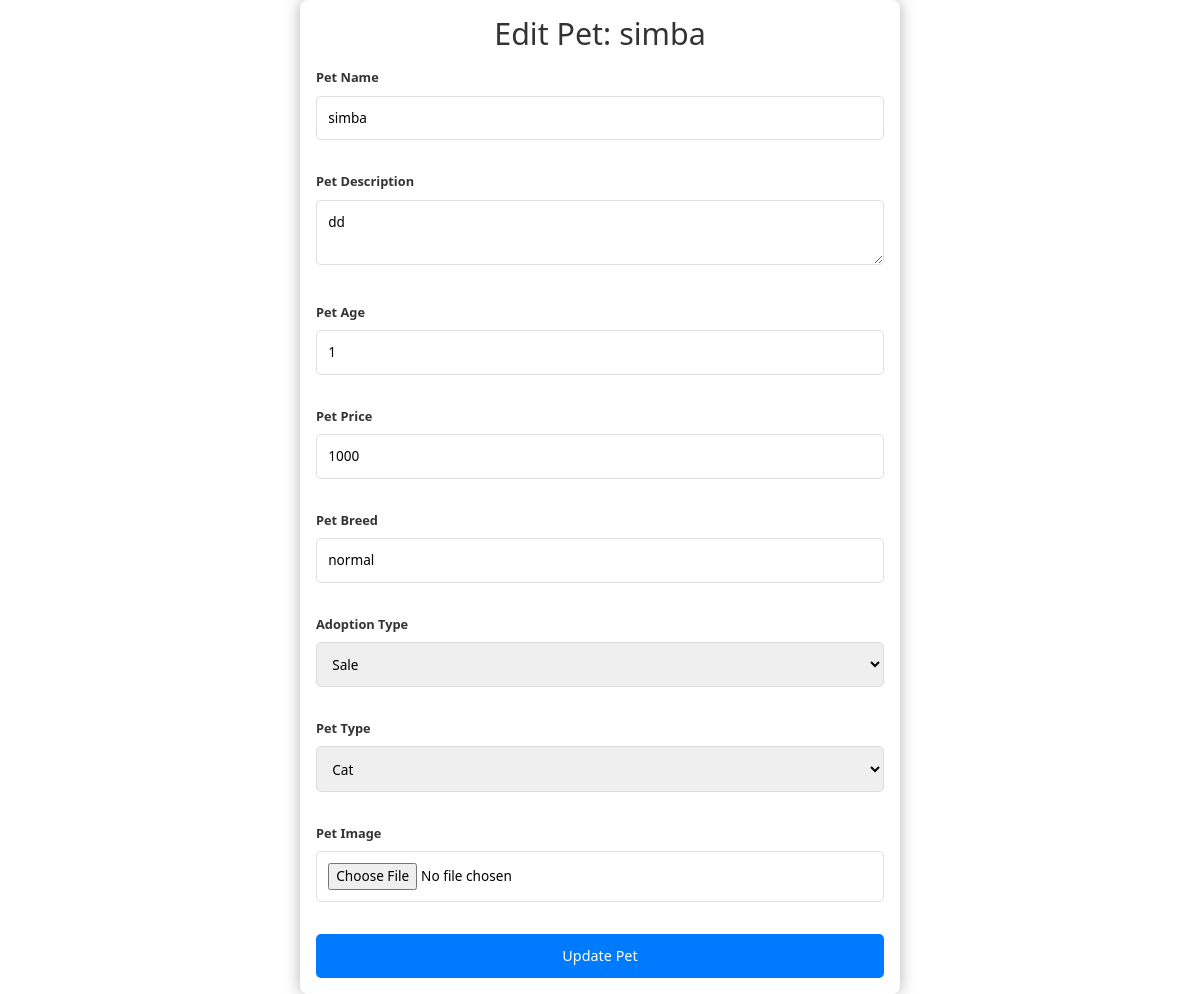
Screenshot of /pet/edit/18 (signed in) with the database file from the repository.
### app/models.py (models this page shows, shortened)
class Pet(models.Model):
    category = models.ForeignKey(Category, on_delete=models.CASCADE)
    address = models.ForeignKey(Address, on_delete=models.CASCADE)
    pet_type = models.ForeignKey(PetType, on_delete=models.CASCADE)
    user = models.ForeignKey(User, on_delete=models.CASCADE)
    pet_name = models.CharField(max_length=100)
    pet_description = models.TextField()
    pet_age = models.IntegerField()
    pet_image = models.ImageField(upload_to='pet_images/')
    pet_price = models.IntegerField()
    pet_breed = models.CharField(max_length=100)
    created_at = models.DateTimeField(auto_now_add=True)
    is_available = models.BooleanField(default=True)

class Category(models.Model):
    name = models.CharField(max_length=100)

class PetType(models.Model):
    name = models.CharField(max_length=100)

### app/views.py (the view, shortened to what this page needs)
# urls.py: path('pet/edit/<int:pet_id>', views.edit_pet, name='edit_pet'),
def edit_pet(request, pet_id):
    pet = get_object_or_404(Pet, id=pet_id)
    if pet.user != request.user:
        messages.warning(request, "You are not authorized to edit this pet.")
        return redirect('pet_list')
    categories = Category.objects.all()
    pet_types = PetType.objects.all()
    return render(request, 'user/edit_pet.html', {
        'pet': pet,
        'categories': categories,
        'pet_types': pet_types
    })

### templates/user/edit_pet.html (shortened to what this page needs)
<!DOCTYPE html>
<html lang="en">
<head>
    {% load static %}
    <link href="https://cdn.jsdelivr.net/npm/bootstrap@5.3.3/dist/css/bootstrap.min.css" rel="stylesheet">
    <link rel="stylesheet" href="{% static 'editpet.css' %}">
</head>
<body>
    <div class="container">
        <h1>Edit Pet: {{ pet.pet_name }}</h1>
        <form method="POST" enctype="multipart/form-data">
            <div class="form-group">
                <label for="pet_name">Pet Name</label>
                <input type="text" id="pet_name" name="pet_name" value="{{ pet.pet_name }}" required>
            </div>
            <div class="form-group">
                <label for="pet_description">Pet Description</label>
                <textarea id="pet_description" name="pet_description" required>{{ pet.pet_description }}</textarea>
            </div>
            <div class="form-group">
                <label for="pet_age">Pet Age</label>
                <input type="number" id="pet_age" name="pet_age" value="{{ pet.pet_age }}" required>
            </div>
            <div class="form-group">
                <label for="pet_price">Pet Price</label>
                <input type="number" id="pet_price" name="pet_price" value="{{ pet.pet_price }}" required>
            </div>
            <div class="form-group">
                <label for="pet_breed">Pet Breed</label>
                <input type="text" id="pet_breed" name="pet_breed" value="{{ pet.pet_breed }}" required>
            </div>
            <div class="form-group">
                <label for="category">Adoption Type</label>
                <select id="category" name="category" required>
                    {% for category in categories %}
                        <option value="{{ category.id }}" {% if category == pet.category %}selected{% endif %}>{{ category.name }}</option>
                    {% endfor %}
                </select>
            </div>
            <div class="form-group">
                <label for="pet_type">Pet Type</label>
                <select id="pet_type" name="pet_type" required>
                    {% for pet_type in pet_types %}
                        <option value="{{ pet_type.id }}" {% if pet_type == pet.pet_type %}selected{% endif %}>{{ pet_type.name }}</option>
                    {% endfor %}
                </select>
            </div>
            <div class="form-group">
                <label for="pet_image">Pet Image</label>
                <input type="file" id="pet_image" name="pet_image">
            </div>
            <button type="submit">Update Pet</button>
        </form>
    </div>
</body>
</html>

### static/editpet.css (style rules this page uses)
.container { width: 50%; margin: auto; padding: 1rem; background-color: #fff; color: #000; box-shadow: 0 0 15px rgba(0, 0, 0, 0.3); border-radius: 8px; }
h1 { text-align: center; color: #333; margin-bottom: 1rem; font-size: 1.9rem; }
label { font-size: 0.8rem; font-weight: bold; display: block; margin-bottom: 0.5rem; color: #333; }
input[type="text"], input[type="number"], textarea, select, input[type="file"] { width: 100%; padding: 0.7rem; margin-bottom: 1rem; border: 1px solid #ddd; border-radius: 5px; font-size: 0.85rem; }
textarea { resize: vertical; }
button { background-color: #007bff; color: #fff; padding: 0.7rem 1.2rem; border: none; border-radius: 5px; cursor: pointer; font-size: 0.9rem; width: 100%; }
.form-group { margin-bottom: 1rem; }

### rows the page displays
Pet: pet_name "simba", pet_description "dd", pet_age "1", pet_price "1000", pet_breed "normal", category "Sale", pet_type "Cat"
